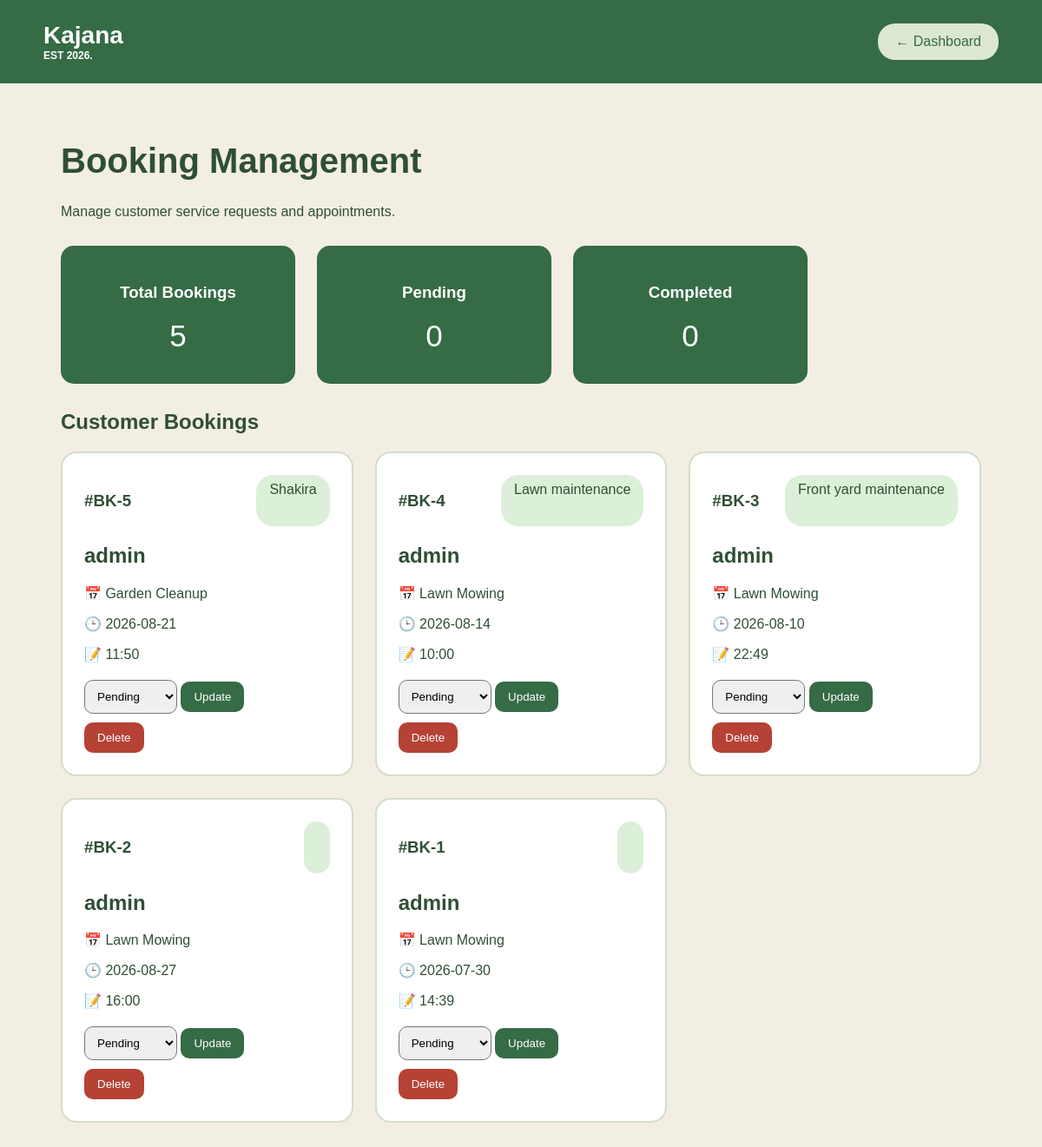
/booking_status, run on an earlier commit of the app's database.
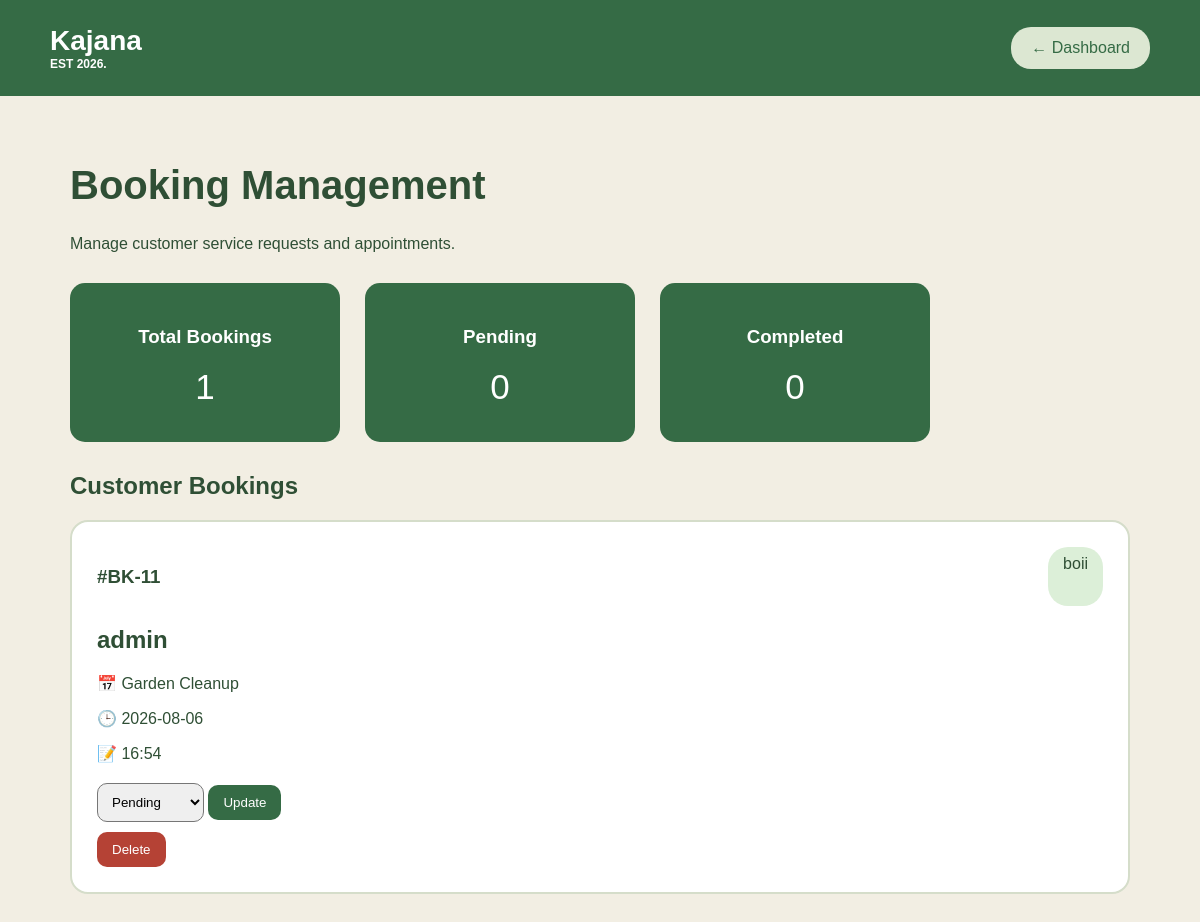
And on a later commit of the database.
### tables this page shows
CREATE TABLE bookings (
            booking_id INTEGER PRIMARY KEY AUTOINCREMENT,
            username TEXT NOT NULL,
            service TEXT NOT NULL,
            booking_date TEXT NOT NULL,
            booking_time TEXT NOT NULL,
            details TEXT,
            status TEXT NOT NULL
        );

### Kajana/app.py (the view, shortened to what this page needs)
@app.route("/booking_status")
def booking_status():
    connection = sqlite3.connect("Kajana.db")
    cursor = connection.cursor()
    cursor.execute("""
        SELECT *
        FROM bookings
        ORDER BY booking_id DESC
    """)
    bookings = cursor.fetchall()
    connection.close()
    total_bookings = len(bookings)
    pending_bookings = 0
    completed_bookings = 0
    for booking in bookings:
        if booking[5] == "Pending" or booking[5] == "Confirmed":
            pending_bookings += 1
        if booking[5] == "Completed":
            completed_bookings += 1
    latest_booking = "None"
    if bookings:
        latest_booking = bookings[0][2]
    return render_template(
        "booking_status.html",
        bookings=bookings,
        total_bookings=total_bookings,
        pending_bookings=pending_bookings,
        completed_bookings=completed_bookings,
        latest_booking=latest_booking
    )

### Kajana/templates/booking_status.html (shortened to what this page needs)
<!DOCTYPE html>
<html lang="en">
<head>
    <link rel="stylesheet" href="{{ url_for('static', filename='booking_status.css') }}">
</head>
<body>
<header>
    <div class="logo">
        Kajana
        <span>EST 2026.</span>
    </div>
    <a href="/dashboard" class="back_button">
        ← Dashboard
    </a>
</header>
<main>
<h1>
    Booking Management
</h1>
<p class="subtitle">
    Manage customer service requests and appointments.
</p>
<div class="summary_cards">
    <div class="summary_card">
        <h3>
            Total Bookings
        </h3>
        <p>
            {{ total_bookings }}
        </p>
    </div>
    <div class="summary_card">
        <h3>
            Pending
        </h3>
        <p>
            {{ pending_bookings }}
        </p>
    </div>
    <div class="summary_card">
        <h3>
            Completed
        </h3>
        <p>
            {{ completed_bookings }}
        </p>
    </div>
</div>
<h2>
    Customer Bookings
</h2>
<div class="booking_container">
{% for booking in bookings %}
<div class="booking_card">
    <div class="booking_top">
        <h3>
            #BK-{{ booking[0] }}
        </h3>
        <span class="status">
            {{ booking[5] }}
        </span>
    </div>
    <h2>
        {{ booking[1] }}
    </h2>
    <p>
        📅 {{ booking[2] }}
    </p>
    <p>
        🕒 {{ booking[3] }}
    </p>
    <p>
        📝 {{ booking[4] }}
    </p>
    <div class="actions">
        <form action="/update_status/{{ booking[0] }}" method="POST">
           <select name="status">
<option value="Pending"
{% if booking[5] == "Pending" %}selected{% endif %}>
Pending
</option>
</select>
            <button>
                Update
            </button>
        </form>
        <form action="/delete_booking/{{ booking[0] }}" method="POST">
            <button class="delete_button">
                Delete
            </button>
        </form>
    </div>
</div>
{% endfor %}
</div>
</main>
</body>
</html>

### Kajana/static/booking_status.css (style rules this page uses)
body { margin: 0; font-family: Arial, sans-serif; background: #f2eee3; color: #2f4f35; }
header { background: #356b45; padding: 25px 50px; display: flex; justify-content: space-between; align-items: center; }
.logo { color: white; font-size: 28px; font-weight: bold; }
.logo span { display: block; font-size: 12px; }
.back_button { background: #dce7d2; padding: 12px 20px; border-radius: 20px; text-decoration: none; color: #356b45; }
main { padding: 40px 70px; }
h1 { font-size: 40px; }
.summary_cards { display: flex; gap: 25px; margin: 30px 0; }
.summary_card { background: #356b45; color: white; width: 220px; padding: 25px; border-radius: 15px; text-align: center; }
.summary_card p { font-size: 35px; margin: 10px; }
.booking_container { display: grid; grid-template-columns: repeat(auto-fit,minmax(300px,1fr)); gap: 25px; }
.booking_card { background: white; padding: 25px; border-radius: 18px; border: 2px solid #d5ddca; }
.booking_top { display:flex; justify-content:space-between; }
.status { background:#dcefd8; padding:8px 15px; border-radius:20px; }
.actions { margin-top:20px; }
select { padding:10px; border-radius:10px; }
button { background:#356b45; color:white; border:none; padding:10px 15px; border-radius:10px; }
.delete_button { background:#b54235; margin-top:10px; }

What changed in the data, as far as the page shows it:
removed bookings: booking_id "5", details "Shakira", username "admin", service "Garden Cleanup", booking_date "2026-08-21", booking_time "11:50"
removed bookings: booking_id "4", details "Lawn maintenance", username "admin", service "Lawn Mowing", booking_date "2026-08-14", booking_time "10:00"
removed bookings: booking_id "3", details "Front yard maintenance", username "admin", service "Lawn Mowing", booking_date "2026-08-10", booking_time "22:49"
removed bookings: booking_id "2", username "admin", service "Lawn Mowing", booking_date "2026-08-27", booking_time "16:00"
removed bookings: booking_id "1", username "admin", service "Lawn Mowing", booking_date "2026-07-30", booking_time "14:39"
added bookings: booking_id "11", details "boii", username "admin", service "Garden Cleanup", booking_date "2026-08-06", booking_time "16:54"
Also different on the page:
{{ total_bookings }}: "5" → "1"
